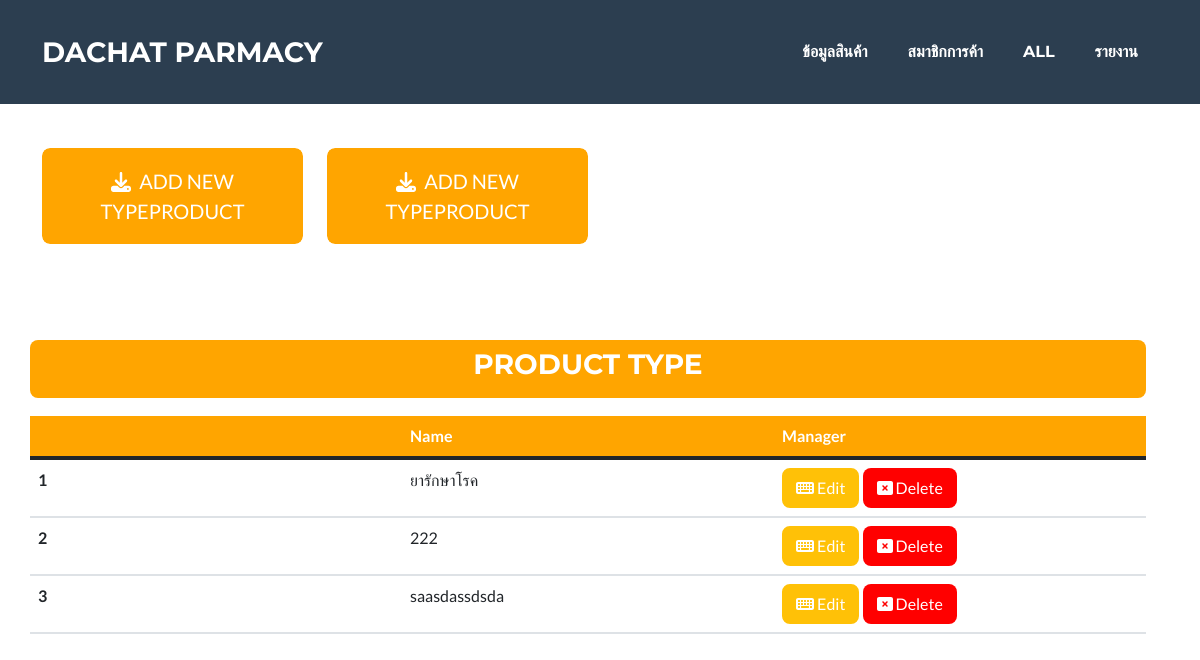
Screenshot of /Pharmacy/index.php?page=type with the database file from the repository.
### tables this page shows
CREATE TABLE `type_product` (
  `type_id` int(11) NOT NULL,
  `type_name` varchar(300) NOT NULL
);

### Pharmacy/product/type/indexsql.php (called while the page is built)
<?php
$qp = "SELECT * FROM type_product ";
$rp = mysqli_query($con, $qp);
?>

### Pharmacy/product/type/index.php (the view, shortened to what this page needs)
<?php include 'indexsql.php' ?>
<div class="container pt-5">
  <div class="row pb-5">
    <div class="col-md-1 col-lg-3 mb-5">
      <div class="text-center mt-1">
        <div class="portfolio-item mx-auto" data-bs-toggle="modal" data-bs-target="#portfolioModal1">
          <button class="btn btn-xl text-white"  style="background-color:orange;"><i class="fas fa-download me-2"></i>ADD NEW TYPEPRODUCT</button>
        </div>
      </div>
    </div>
    <div class="col-md-1 col-lg-3 mb-5">
      <div class="text-center mt-1">
        <div class="portfolio-item mx-auto" data-bs-toggle="modal" data-bs-target="#portfolioModal2">
          <button class="btn btn-xl text-white"  style="background-color:orange;"><i class="fas fa-download me-2"></i>ADD NEW TYPEPRODUCT</button>
        </div>
      </div>
    </div>
  </div>
  <div class="row col-md-12">
    <button class="btn text-white" style="background-color:orange;">
      <h3>PRODUCT TYPE</h3>
    </button>
    <hr style="background-color: white;">
    <table class="table table-hover" id="tableall">
      <thead>
        <tr style="background-color:orange;" class="text-white">
          <th scope="col-4"></th>
          <th scope="col-4">Name</th>
          <th scope="col">Manager</th>
        </tr>
      </thead>
      <tbody>
        <?php $i = 1;
        while ($rowp = mysqli_fetch_array($rp)) { ?>
          <tr>
            <th scope="row" class="col-4"><?php echo $i++ ?></th>
            <td class="col-4"><?php echo  $rowp['type_name'] ?></td>
            <td>
              <a href="?page=<?= $_GET['page'] ?>&function=update&type_id=<?= $rowp['type_id'] ?>" class="btn btn-warning text-white"><i class="fa-solid fa-keyboard"></i> Edit</a>
              <a href="?page=<?= $_GET['page'] ?>&function=delete&type_id=<?= $rowp['type_id'] ?>" onclick="return confirm('คุณต้องการลบรายการนี้ : <?= $rowp['type_name'] ?> หรือไม่ ??')" class="btn btn-xs view_data text-white" style="background-color:red;"><i class="fa-solid fa-rectangle-xmark "></i> Delete</a>
            </td>
          </tr>
        <?php } ?>
      </tbody>
    </table>
  </div>
</div>

### rows the page displays
type_product: type_name "ยารักษาโรค"
type_product: type_name "222"
type_product: type_name "saasdassdsda"
